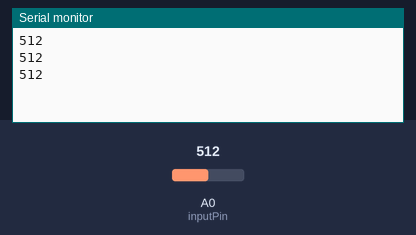
Recording of a sketch running on a simulated Arduino Uno, built with avr-gcc and run on an emulated ATmega328P. Shown: the last lines printed to the serial monitor. Inputs (shaded band) come from the test bench; at power-on: A0 (inputPin) = 512.

Above: at 1.3 s.
1.4 s: A0 (inputPin) set to 716
At 2.0 s:
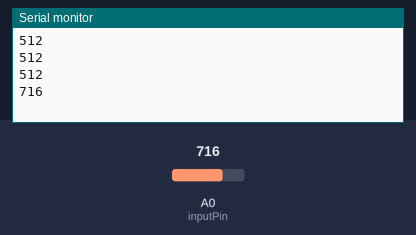
2.9 s: A0 (inputPin) set to 900
At 3.4 s:
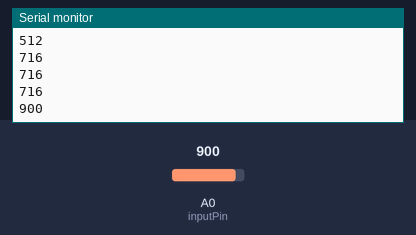
Timing chart, 0 to 5.9 s (numbered marks = the images above; inputs shaded):
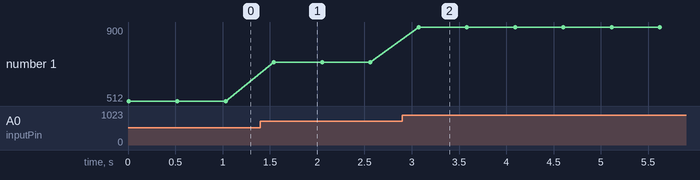

The sketch:

sketch06_06_light_sensing.ino
```cpp
// private include
/* BEGIN USER CODE PI */
/* END USER CODE PI */

// private define
/* BEGIN USER CODE PD */
/* END USER CODE PD */

// private macro
/* BEGIN USER CODE PM */
/* END USER CODE PM */

// private variable
/* BEGIN USER CODE PV */
const int ledPin = 13;
const int inputPin = A0;
const int powerPin = 12;
/* END USER CODE PV */

/* BEGIN USER CODE 0 */
/* END USER CODE 0 */

// private function
/* BEGIN USER CODE PF */
/* END USER CODE PF */

/* BEGIN USER CODE 1 */
/* END USER CODE 1 */

void setup() {
  // put your setup code here, to run once:
  /* BEGIN USER CODE 2 */
  pinMode(powerPin, OUTPUT);
  Serial.begin(9600);
  /* END USER CODE 2 */
}

void loop() {
  // put your main code here, to run repeatedly:
  /* END USER CODE LOOP */
  /* BEGIN USER CODE 3 */
  Serial.println(takeReading());
  delay(500);
}
/* END USER CODE 3 */

int takeReading()
{
  digitalWrite(powerPin, HIGH);
  delay(10);
  int reading = analogRead(inputPin);
  digitalWrite(powerPin, LOW);
  return reading;
}
```

Measured:
- after the input at 1.4 s, the serial monitor: prints a new line after 0.14 s (image 1)
- after the input at 2.9 s, the serial monitor: prints a new line after 0.17 s (image 2)
- plotted number 1: 512 → 716 after the input at 1.4 s, 716 → 900 after the input at 2.9 s
